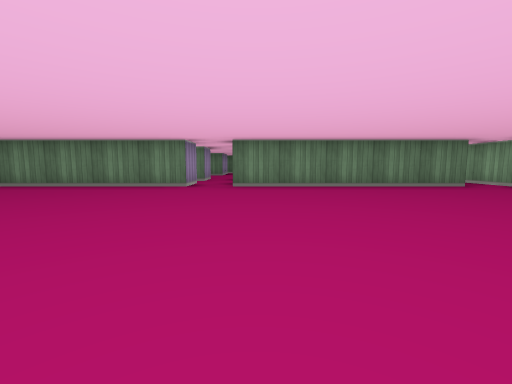
View 1 (above)

24 first-person views from a walk through a cub3D ray-caster map. The camera is about half as high as the walls, tilts 6° down and sees 90° across. The floor is counted in squares. Each view is taken from the middle of a square. On the plan, view 1 faces up. The plan holds only what a view shows up to about 9 squares ahead; the rest is blank.

View 2
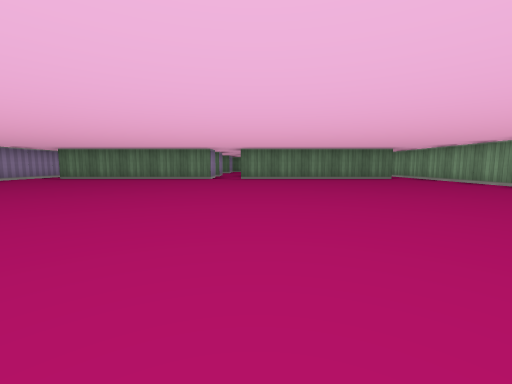

View 3
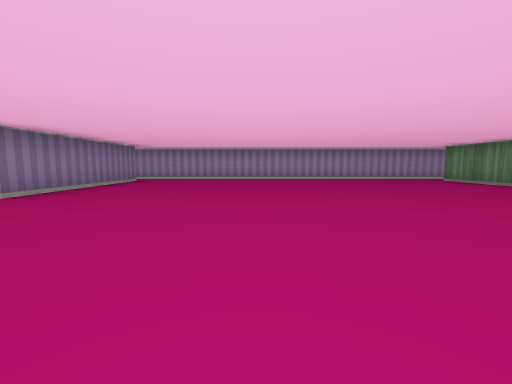

View 4
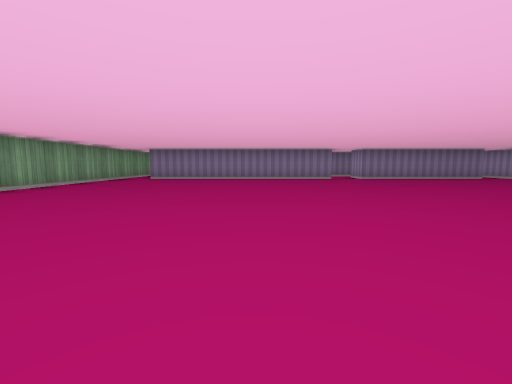

View 5
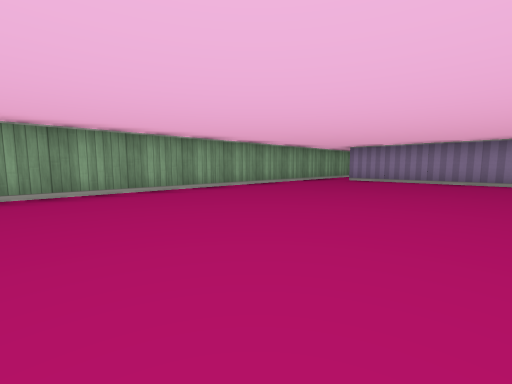

View 6
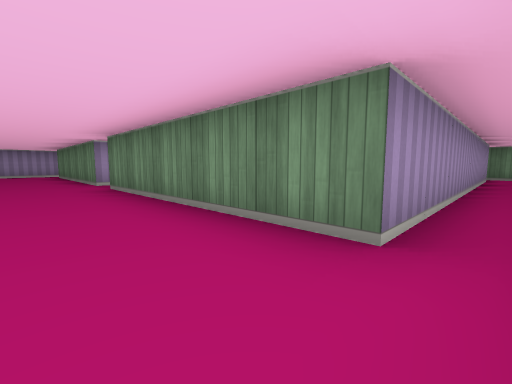

View 7
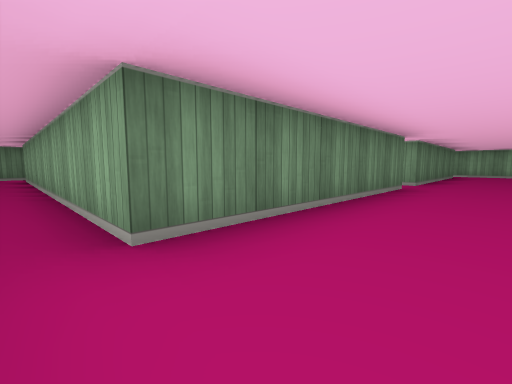

View 8
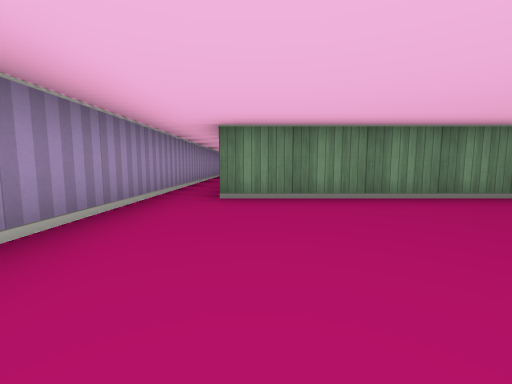

View 9
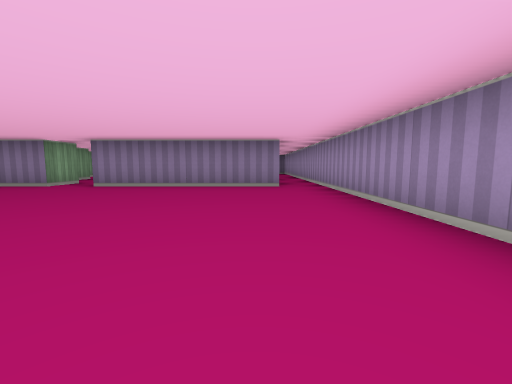

View 10
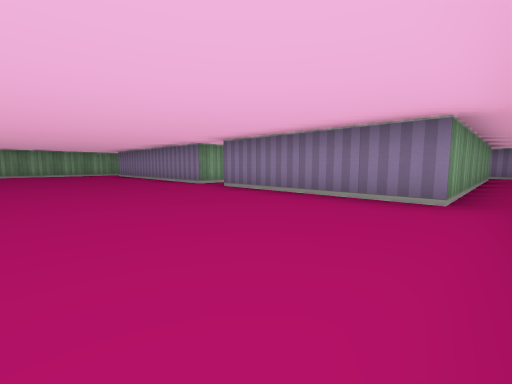

View 11
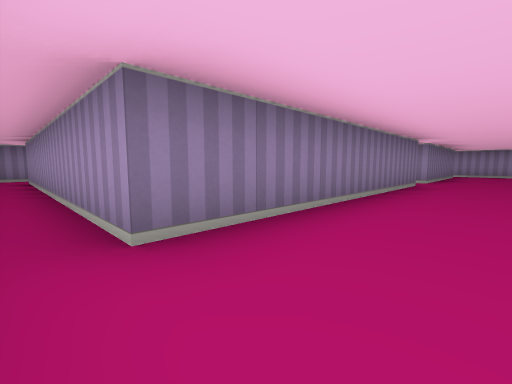

View 12
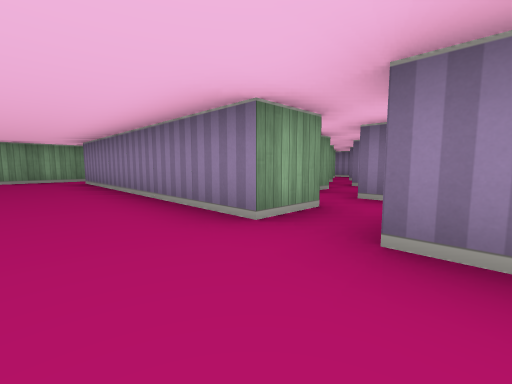

View 13
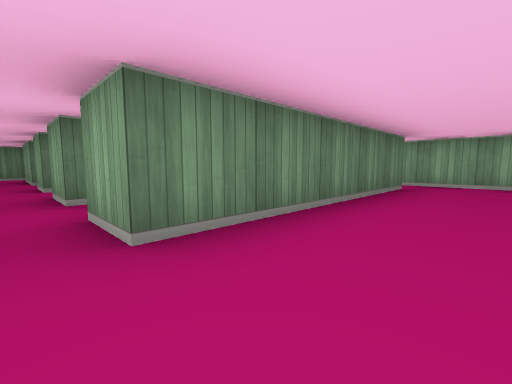

View 14
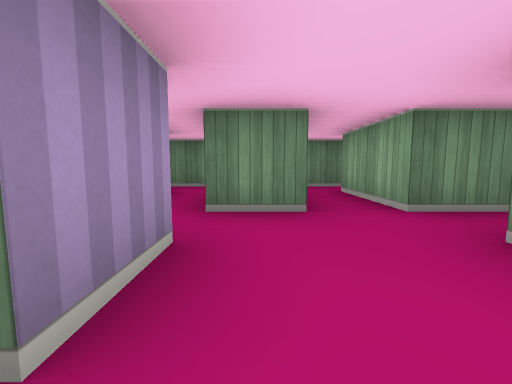

View 15
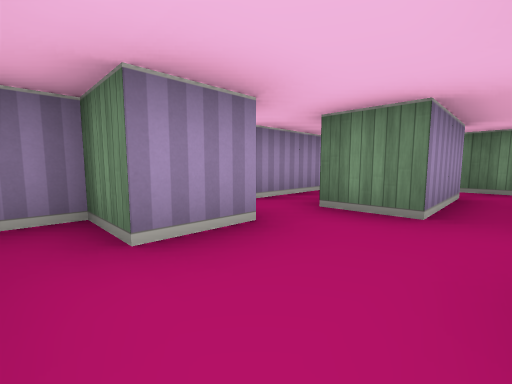

View 16
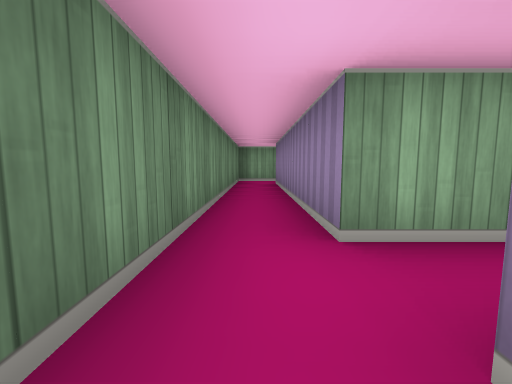

View 17
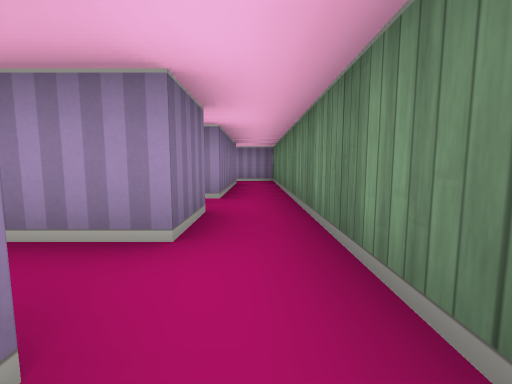

View 18
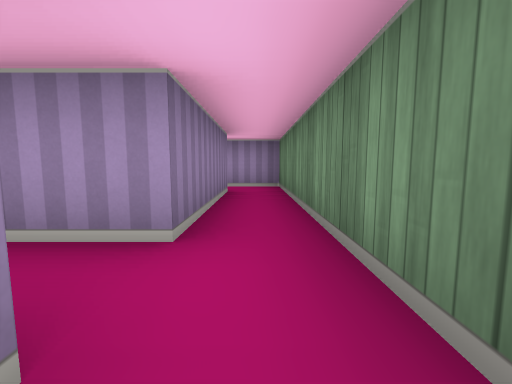

View 19
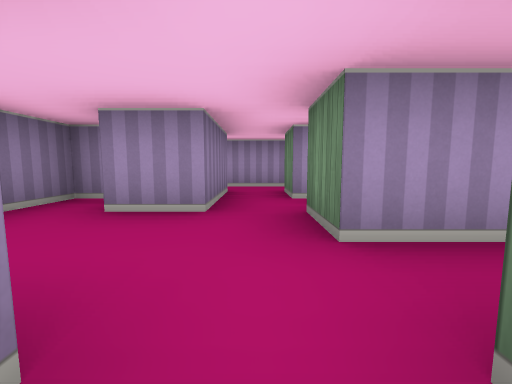

View 20
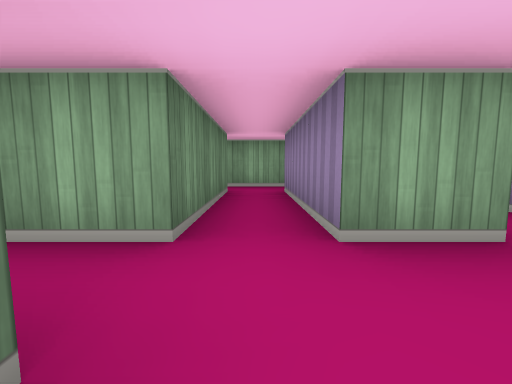

View 21
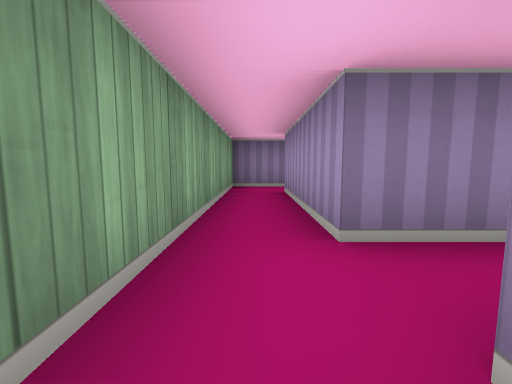

View 22
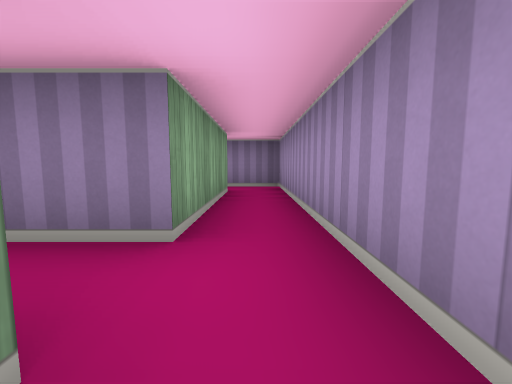

View 23
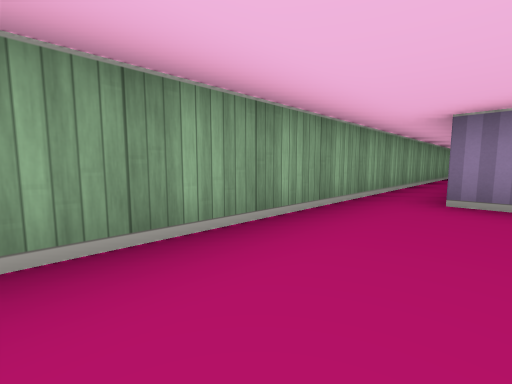

View 24
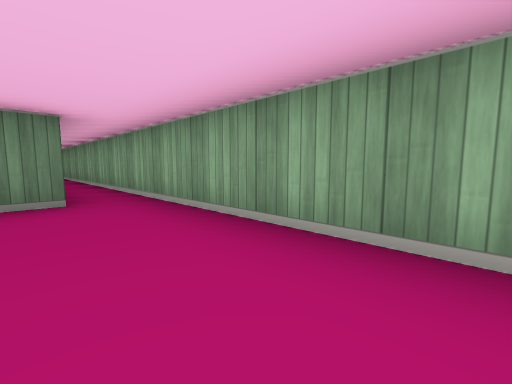

### Floor plan
Ten units are one square. View 1 is at (0, 0); x grows to the right and y downward. Boxes are objects, and circles mark ways between rooms. Rooms are numbered by the first view taken in them; rooms with no view inside come last. Other rooms are left out.
<svg viewBox="-80 -150 140 270">
<path fill="none" stroke="#000" d="M-15 -55 -65 -55 -65 -135M-15 46 -15 35 45 35M-65 35 -25 35 -25 41M55 35 55 -135M-75 -111 -75 35M45 -135 45 -55 -5 -55M-5 -94 -5 -105M-25 -105 -25 -95 -35 -95 -35 -85 -25 -85M-25 -135 -15 -135M-65 -135 -35 -135 -35 -115M-15 -145 -75 -145 -75 -134M-5 -135 45 -135M55 -135 55 -145 -15 -145M-5 -105 25 -105M25 -115 -5 -115 -5 -135M-15 -135 -15 -115 -25 -115M-35 -105 -25 -105M35 -104 35 -116M-45 -75 -45 -105 -35 -105M-15 -65 -15 -55M-15 -85 -15 -75M-5 -74 -5 -85M-5 -55 -5 -65M-35 -115 -45 -115M-55 -116 -55 -65 -44 -65M45 35 45 105M55 105 55 35M44 115 50 115M25 -105 25 -75M24 -65 35 -65 35 -104"/>
<circle cx="-70" cy="-140" r="3" fill="#2a7"/>
<circle cx="50" cy="-130" r="3" fill="#2a7"/>
<circle cx="-10" cy="-60" r="3" fill="#2a7"/>
<circle cx="50" cy="30" r="3" fill="#2a7"/>
<circle cx="-15" cy="-100" r="3" fill="#2a7"/>
<circle cx="-10" cy="-80" r="3" fill="#2a7"/>
<circle cx="-20" cy="-140" r="3" fill="#2a7"/>
<circle cx="-30" cy="-125" r="3" fill="#2a7"/>
<circle cx="-10" cy="-125" r="3" fill="#2a7"/>
<circle cx="-40" cy="-110" r="3" fill="#2a7"/>
<circle cx="30" cy="-100" r="3" fill="#2a7"/>
<circle cx="20" cy="-70" r="3" fill="#2a7"/>
<text x="-10" y="-20">1</text>
<text x="-10" y="-90">2</text>
<text x="-40" y="-140">3</text>
<text x="20" y="-140">4</text>
<text x="0" y="-110">5</text>
<text x="-30" y="-70">6</text>
<text x="50" y="70">7</text>
<text x="30" y="-90">8</text>
</svg>
Room 1 opens to room 3. Room 1 opens to room 4. Room 1 opens to room 6. Room 1 opens to room 7. Room 2 opens to room 5. Room 2 opens to room 6. Room 3 opens to room 4. Room 3 opens to room 5. Room 4 opens to room 5. Room 5 opens to room 6. Room 5 opens to room 8. Room 6 opens to room 8.

Where each view was taken, in squares from view 1:
view 1: 0 up, 0 right, facing up
view 2: 3 down, 0 right, facing up
view 3: 0 up, 1 right, facing left
view 4: 5 up, 1 right, facing down
view 5: 4 up, 1 right, facing down-right
view 6: 4 up, 5 right, facing up-left
view 7: 4 up, 7 left, facing up-right
view 8: 2 up, 6 left, facing up
view 9: 2 up, 6 left, facing down
view 10: 0 up, 7 left, facing down-right
view 11: 2 down, 5 right, facing down-left
view 12: 2 down, 3 left, facing down-right
view 13: 4 up, 1 left, facing up-right
view 14: 9 up, 2 left, facing up
view 15: 9 up, 1 left, facing up-left
view 16: 14 up, 2 left, facing right
view 17: 14 up, 0 right, facing left
view 18: 14 up, 2 left, facing left
view 19: 11 up, 0 right, facing left
view 20: 11 up, 2 left, facing right
view 21: 12 up, 3 right, facing down
view 22: 12 up, 5 left, facing down
view 23: 0 up, 4 right, facing down-right
view 24: 2 up, 4 right, facing up-right
